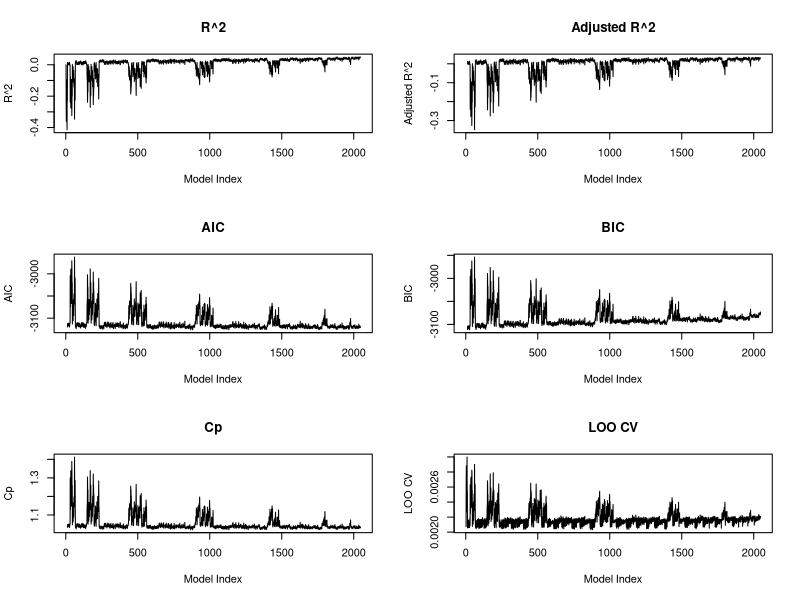

The R script that drew this image:
# Load necessary libraries
library(combinat)  # To generate all combinations of predictors

# Load data
dt <- read.csv("Equity_Premium.csv")
y <- dt$y
ones <- rep(1, length(y))
x_dfy <- dt$x_dfy
x_infl <- dt$x_infl
x_svar <- dt$x_svar
x_tms <- dt$x_tms
x_tbl <- dt$x_tbl

x_dfy_squared <- x_dfy^2
x_infl_squared <- x_infl^2
x_svar_squared <- x_svar^2
x_tms_squared <- x_tms^2
x_tbl_squared <- x_tbl^2

# Create data frame with all variables
data <- data.frame(y = y, ones = ones, x_dfy = x_dfy, x_infl = x_infl,
                   x_svar = x_svar, x_tms = x_tms, x_tbl = x_tbl,
                   x_dfy_squared = x_dfy_squared,
                   x_infl_squared = x_infl_squared,
                   x_svar_squared = x_svar_squared,
                   x_tms_squared = x_tms_squared,
                   x_tbl_squared = x_tbl_squared)

# Define the function to collect criteria
collect_criterian <- function(y, x) {
    n <- length(y)
    k <- ncol(x)
    x_matrix <- as.matrix(x)
    beta_hat <- solve(t(x_matrix) %*% x_matrix) %*% t(x_matrix) %*% y
    y_hat <- x_matrix %*% beta_hat
    residuals <- y - y_hat
    rss <- sum(residuals^2)
    tss <- sum((y - mean(y))^2)
    sigma_hat <- rss / (n - k)
    r2 <- 1 - rss / tss
    adjusted_r2 <- 1 - ((1 - r2) * (n - 1) / (n - k))
    aic <- n * log(rss / n) + 2 * k
    bic <- n * log(rss / n) + k * log(n)
    cp <- rss + 2 * k * sigma_hat
    h_ii <- rowSums((x_matrix %*% solve(t(x_matrix) %*% x_matrix)) * x_matrix)
    loo_cv <- mean((residuals / (1 - h_ii))^2)
    
    model_results <- list(r2 = r2, adjusted_r2 = adjusted_r2, aic = aic,
                          bic = bic, cp = cp, loo_cv = loo_cv)
    return(model_results)
}

# Get all combinations of predictors
predictor <- c("ones", "x_dfy", "x_infl", "x_svar", "x_tms", "x_tbl",
               "x_dfy_squared", "x_infl_squared", "x_svar_squared",
               "x_tms_squared", "x_tbl_squared")

predictor_combinations <- unlist(
    lapply(1:length(predictor), function(i) combn(predictor, i, simplify = FALSE)),
    recursive = FALSE)

# Initialize lists
models <- vector("list", length(predictor_combinations))
model_predictors <- vector("list", length(predictor_combinations))

# Build models and collect criteria
for (i in seq_along(predictor_combinations)) {
    predictors <- predictor_combinations[[i]]
    x <- data[, predictors]
    result <- collect_criterian(y, x)
    if (is.null(result)) {
        # Skip singular models
        next
    }
    models[[i]] <- result
    model_predictors[[i]] <- predictors
}

# Remove NULL entries from models and model_predictors
valid_indices <- which(!sapply(models, is.null))
models <- models[valid_indices]
model_predictors <- model_predictors[valid_indices]

# Extract criteria values
r2_values <- sapply(models, function(model) model$r2)
adjusted_r2_values <- sapply(models, function(model) model$adjusted_r2)
aic_values <- sapply(models, function(model) model$aic)
bic_values <- sapply(models, function(model) model$bic)
cp_values <- sapply(models, function(model) model$cp)
loo_cv_values <- sapply(models, function(model) model$loo_cv)

#Plot the selection model statistics of all models by 折線圖
#define the output figure's height and width
png("HW8/selection_model_statistics.png", width = 900, height = 600)
par(mfrow = c(3, 2))
plot(1:length(model_predictors), r2_values, type = "l", xlab = "Model Index", ylab = "R^2", main = "R^2")
plot(1:length(model_predictors), adjusted_r2_values, type = "l", xlab = "Model Index", ylab = "Adjusted R^2", main = "Adjusted R^2")
plot(1:length(model_predictors), aic_values, type = "l", xlab = "Model Index", ylab = "AIC", main = "AIC")
plot(1:length(model_predictors), bic_values, type = "l", xlab = "Model Index", ylab = "BIC", main = "BIC")
plot(1:length(model_predictors), cp_values, type = "l", xlab = "Model Index", ylab = "Cp", main = "Cp")
plot(1:length(model_predictors), loo_cv_values, type = "l", xlab = "Model Index", ylab = "LOO CV", main = "LOO CV")
dev.off()


# Find best models
best_indices <- list(
    r2 = which.max(r2_values),
    adjusted_r2 = which.max(adjusted_r2_values),
    aic = which.min(aic_values),
    bic = which.min(bic_values),
    cp = which.min(cp_values),
    loo_cv = which.min(loo_cv_values)
)

# Print best models and predictors
for (criterion in names(best_indices)) {
    index <- best_indices[[criterion]]
    cat(sprintf("\nBest Model Based on %s:\n", toupper(criterion)))
    cat("Predictors:\n")
    print(model_predictors[[index]])
    # Print the reference criterion value
    cat(sprintf("%s: %.4f\n", criterion, models[[index]][[criterion]]))

}
